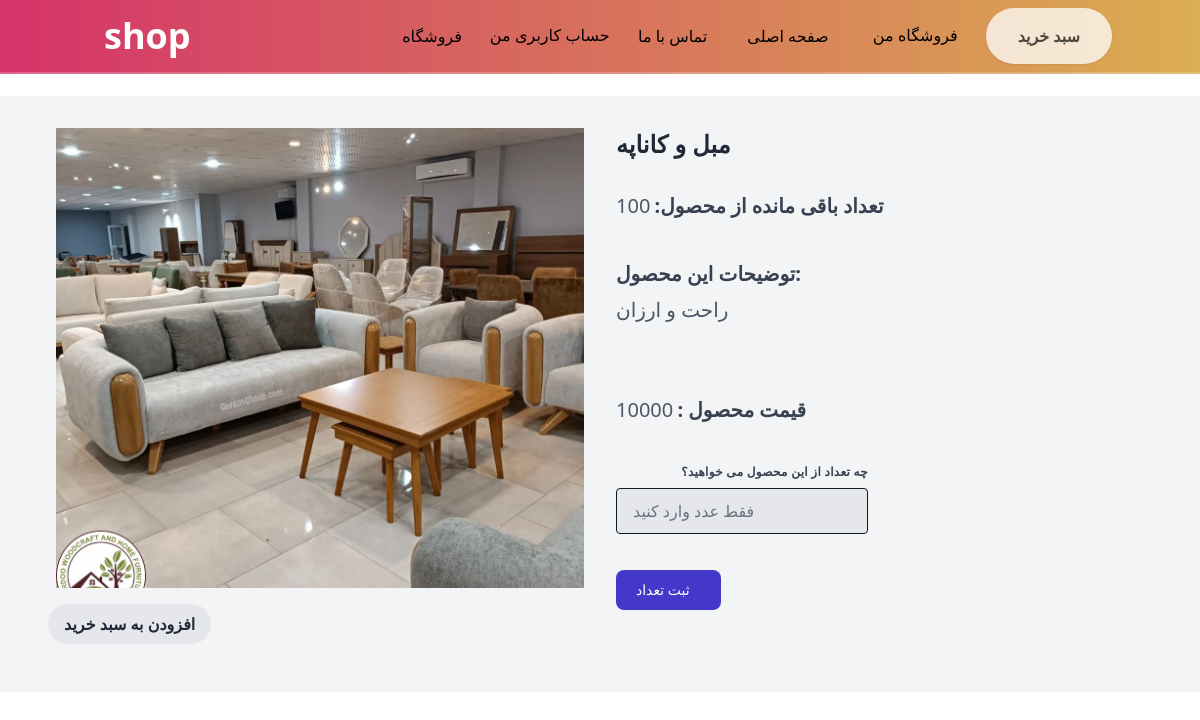
The app's page /detail_product/mobl/ (signed in) with its own data.
### shop/models.py (models this page shows, shortened)
class Product(models.Model):
    STATUS_CHOICES = (
        ('p', 'publish'),
        ('d', 'draft')
    )
    owner = models.ForeignKey(MyUser ,on_delete=models.CASCADE, related_name="owner")
    title = models.CharField(max_length=20)
    slug = models.CharField(max_length=20)
    desc = models.TextField()
    tedad = models.IntegerField()
    price = models.IntegerField()
    category = models.ForeignKey(Category, on_delete=models.CASCADE ,related_name="post")
    image = models.ImageField(upload_to='productimage/')
    num = models.CharField(max_length=20 ,blank=True, null=True)
    publish = models.DateTimeField(default=timezone.now)
    status = models.CharField(max_length=1, choices=STATUS_CHOICES)

### shop/views.py (the view)
# urls.py: path('detail_product/<slug:slug>/', detail_product, name="detail_product"),
@login_required(login_url='/login/')
def detail_product(request, slug):
    global num
    detail = get_object_or_404(Product, slug=slug, status='p')
    productm = Product.objects.all()
    product = productm.filter(slug=slug)
    num = request.POST.get('num')
    context = {
        'detail': detail,
        'product' : product
    }
    return render(request, 'shop/detailproduct.html', context)

### shop/templates/shop/detailproduct.html (shortened to what this page needs)
{% include "base/style.html" %}
{% include "base/header.html" %}
<br><br><br><br>
<div class="bg-gray-100  py-8">
    <div class="max-w-6xl mx-auto px-4 sm:px-6 lg:px-8">
        <div class="flex flex-col md:flex-row -mx-4">
            <div class="md:flex-1 px-4">
                <div class="h-[460px] rounded-lg bg-gray-300  mb-4">
                    <img class="w-full h-full object-cover" src="{{ detail.image.url }}" alt="Product Image">
                </div>
                <div class="flex -mx-2 mb-4">
                    {% for product in product %}
                    <div class= "">
				<a class="" href="{% url 'shop:add_to_cart' product.id %}"><button class="w-full bg-gray-200  text-gray-800  py-2 px-4 rounded-full font-bold hover:bg-gray-300 ">افزودن به سبد خرید</button></a>
                    </div>
                    {% endfor %}
                </div>
            </div>
            <div class="md:flex-1 px-4">
                <h2 class="text-2xl font-bold text-gray-800  mb-2">{{ detail.title }}</h2>
                <br>
                <div class="flex mb-4">
                    <br>
                    <div>
                        <span class="font-bold text-xl text-gray-700 ">تعداد باقی مانده از محصول:</span>
                        <span class="text-xl text-gray-600 ">{{ detail.tedad }}</span>
                    </div>
                </div>
                <br>
                <div>
                    <span class="font-bold text-xl text-gray-700 ">توضیحات این محصول:</span>
                    <p class="text-gray-600  text-xl mt-2">
                        {{ detail.desc }}
                    </p>
                </div>
                <br><br><br>
                                    <div class="mr-4">
                        <span class="font-bold text-xl text-gray-700 ">قیمت محصول :</span>
                        <span class="text-gray-600 text-xl ">{{ detail.price }}</span>
                    </div>
                <form method="POST" action="">
<div class="flex flex-wrap mt-10 text-right -mx-3 mb-6">
    <div class="w-full md:w-1/2 px-3 mb-6 md:mb-0">
      <label class="block uppercase tracking-wide text-gray-700 text-xs font-bold mb-2" for="grid-first-name">
چه تعداد از این محصول می خواهید؟          </label>
      <input name="num" class="appearance-none block w-full bg-gray-200 text-gray-700 border border-gray-900 rounded py-3 px-4 mb-3 leading-tight focus:outline-none focus:bg-white" required id="grid-first-name" type="text" placeholder="فقط عدد وارد کنید">
    </div>
</div>
                            <div class="flex mt-2 justify-left">
                            <input type="submit"
                                class="text-white bg-indigo-700  hover:bg-indigo-800 focus:ring-4 focus:outline-none focus:ring-indigo-300 font-medium rounded-lg text-sm w-full sm:w-auto px-5 py-2.5 text-center dark:bg-indigo-600 dark:hover:bg-indigo-700 dark:focus:ring-indigo-800" value="ثبت تعداد   " />
                        </div>
                </form>
            </div>
        </div>
    </div>
</div>

### records on screen
Product: image (picture), title "مبل و کاناپه", tedad "100", desc "راحت و ارزان", price "10000"
